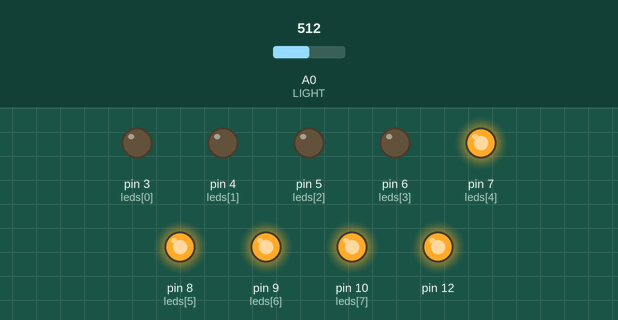
Recording of a sketch running on a simulated Arduino Uno, built with avr-gcc and run on an emulated ATmega328P. On the bench: output pins drawn as LEDs (lit = HIGH). The inputs (shaded band) are chosen by the test bench; at power-on: A0 (LIGHT) = 512.

Above: at 1.2 s.
1.3 s: A0 (LIGHT) set to 532
2.8 s: A0 (LIGHT) set to 557
At 3.9 s:
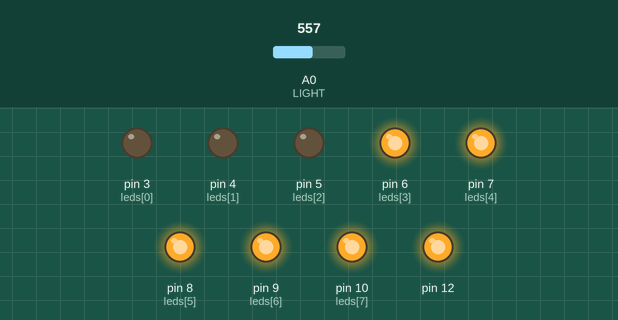
4.3 s: A0 (LIGHT) set to 619
5.8 s: A0 (LIGHT) set to 651
At 6.4 s:
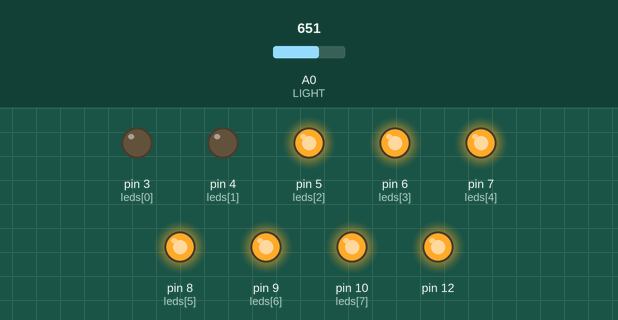
7.3 s: A0 (LIGHT) set to 707
8.8 s: A0 (LIGHT) set to 734
At 10.1 s:
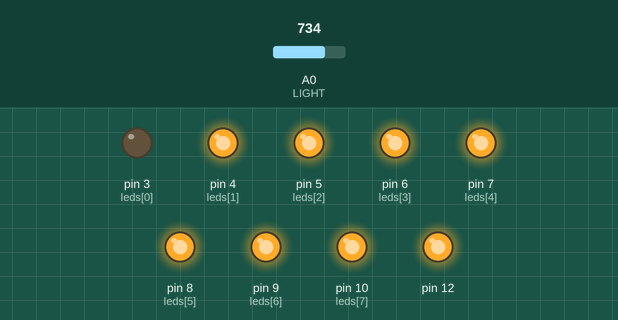
Timing chart, 0 to 11.3 s (numbered marks = the images above; inputs shaded):
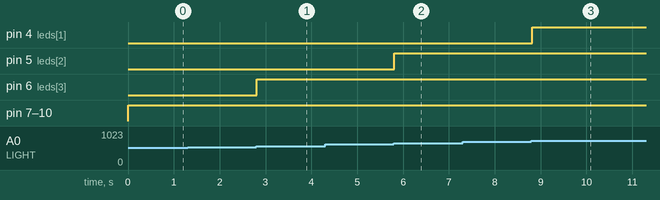

The sketch:

lesson7.ino
```cpp
const int leds[]={3,4,5,6,7,8,9,10};
const int LIGHT=A0; // Контакт A0 для входа фоторезистора
const int MIN_LIGHT=200; // Нижний порог освещенности
const int MAX_LIGHT=900; // верхний порог освещенности
// Переменная для хранения данных фоторезистора
int val = 0;
void setup()
{
// Сконфигурировать контакты светодиодов как выход
for(int i=0;i<8;i++)
pinMode(leds[i],OUTPUT);
pinMode(12,OUTPUT);
digitalWrite(12,HIGH);
}
void loop()
{
val = analogRead(LIGHT); // Чтение показаний фоторезистора
// Применение функции map()
val = map(val, MIN_LIGHT, MAX_LIGHT, 8, 0);
// ограничиваем, чтобы не превысило границ
val = constrain(val, 0, 8);
// зажечь кол-во светодиодов, пропорциональное освещенности,
// остальные потушить
for(int i=1;i<9;i++)
{
if(i>=val) // зажечь светодиоды
digitalWrite(leds[i-1],HIGH);
else // потушить светодиоды
digitalWrite(leds[i-1],LOW);
}
delay(100); // пауза перед следующим измерением
}
```

Measured:
- the behaviour switches between 549 and 550 on A0 (LIGHT) (found by bisection; images 0 and 1)
- the behaviour switches between 637 and 638 on A0 (LIGHT) (found by bisection; images 1 and 2)
- the behaviour switches between 724 and 725 on A0 (LIGHT) (found by bisection; images 2 and 3)
- after the input at 1.3 s, every drawn part: stays the same
- after the input at 2.8 s, pin 6 (leds[3]): LOW → HIGH at once
- after the input at 4.3 s, every drawn part: stays the same
- after the input at 5.8 s, pin 5 (leds[2]): LOW → HIGH at once
- after the input at 7.3 s, every drawn part: stays the same
- after the input at 8.8 s, pin 4 (leds[1]): LOW → HIGH at once
